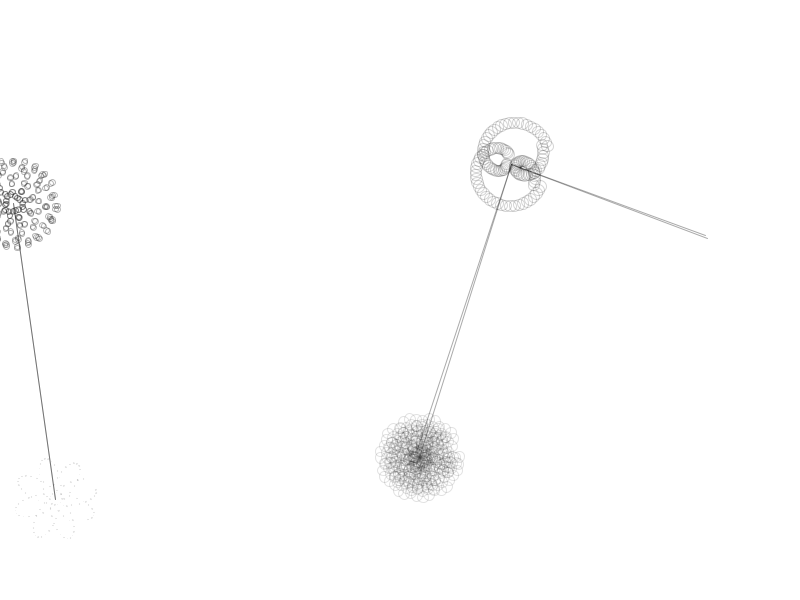
Frame 1 (no input)
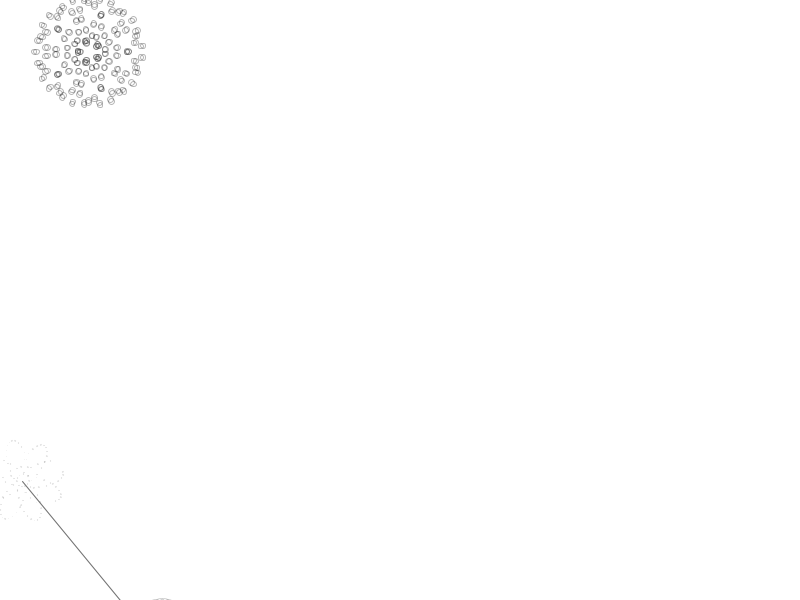
Frame 60 (the mouse pressed at the canvas centre just before this capture)
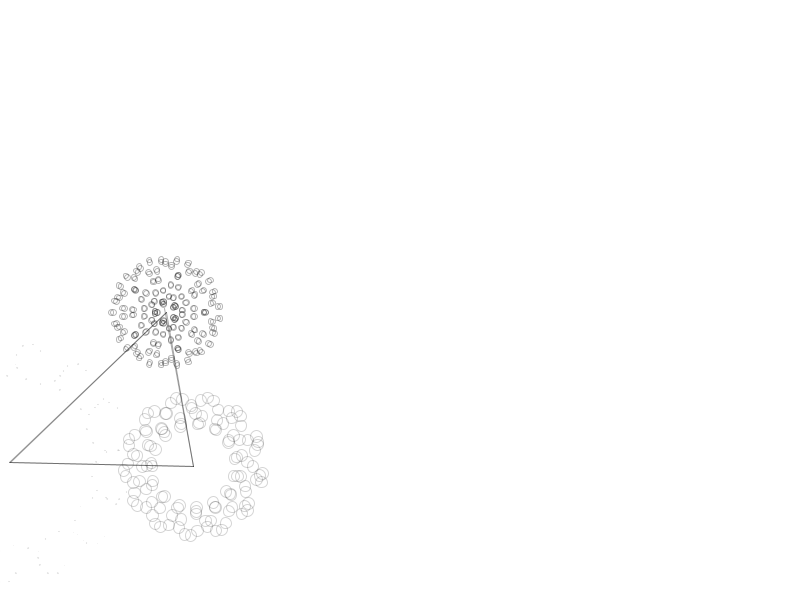
Frame 120 (the mouse held since frame 60 and released just before this capture)

The Processing sketch that drew these frames (run headless with seeded random() and noise(); from frame 60 on, the mouse is pressed at the canvas centre):

// Processing sketch: processing_150647
// ── processing_150647.pde

// Author Kyle K
// Jun 6 2014
//
// Tweak of http://www.openprocessing.org/sketch/149560
//

ArrayList<Epitrochoid> e;
 
void setup() {
  e = new ArrayList();
  size(800, 600);
  background(255);
  frameRate(30);
  for(int i=0;i<5;i++){
    Epitrochoid ep = new Epitrochoid(new PVector(random(width),random(height)),random(12 ));
    e.add(ep);
  }
}

 
void draw() {
  background(255);
 
  for(Epitrochoid ep: e){
    ep.display(); 
  }

}

void mousePressed(){
 if(mouseButton == LEFT){
   Epitrochoid ep = new Epitrochoid(new PVector(mouseX,mouseY),random(12));
   e.add(ep);
 } else {
   if(e.size()!=0){
   int index = e.size()-1;
   e.remove(index);}
 }
 
}
 

 

   
  

class Epitrochoid{
  
  PVector loc;
  PVector vel;
  float R,r, theta, thetaInc, RInc, rInc, perInc, size, rdRatio, RInitial, rInitial, RrRatio;
  int orbits;
  float opacity;
  float bumpX, bumpY;
  
 Epitrochoid(PVector loc, float size){
   this.loc = loc;
   this.vel = new PVector(random(-size,size),random(-size,size));
   this.size = size;
  
  rInitial = 5;

  RrRatio = 2;
  theta = 0;
  rdRatio = 0.02;  
  opacity = random(30,90);

  thetaInc = PI/60;
  RInc = 5;
  rInc = random(18,25);
  bumpY = random(35,43);
  bumpX = random(15,25);
  R = bumpX;
  perInc =random(0.8,1.4);
  orbits = round(random(5));
 } 
 
 void update(){

    if(loc.x<0 || loc.x>width){
      vel.x*=-1;
      bumpX = random(11,25);
      bumpY = random(32);
    }
    if(loc.y<0 || loc.y>width){
      vel.y*=-1;
      bumpX = random(15,25);
      bumpY = random(35,33);
    }

     loc.add(vel);
 }
 
 void display() {
  update();
  R = bumpX;
  r = R / bumpY;

  pushMatrix();

  for(Epitrochoid ep: e){
   stroke(0,85);
   float d = PVector.dist(loc ,ep.loc );
   if(d>0 && d<350){
      if(d<(size+size)*4){
     vel.x*=-1;vel.y*=-1;
      ep.vel.x*=-1;ep.vel.y*=-1;
      bumpX = random(15,25);
      bumpY = random(35,33);
      loc.add(vel);
      ep.loc.add(ep.vel); 
   }
      line(loc.x,loc.y,ep.loc.x,ep.loc.y);
   }
   
  
  }
  translate(loc.x,loc.y);
  noFill();
  stroke(35, opacity);
  
  for (int i = 0; i < orbits; i++) {
    for (float angle = 0; angle  < 2*PI; angle += thetaInc) {
 
      float d = r/rdRatio;
      float xx = (R+r)*cos(angle) - d*cos((R+r)*angle / r);
      float yy = (R+r)*sin(angle) - d*sin((R+r)*angle / r);
      ellipse(xx, yy, size, size);
    }

    R*=perInc;
    r*=perInc;
  }
  popMatrix();
}

}
